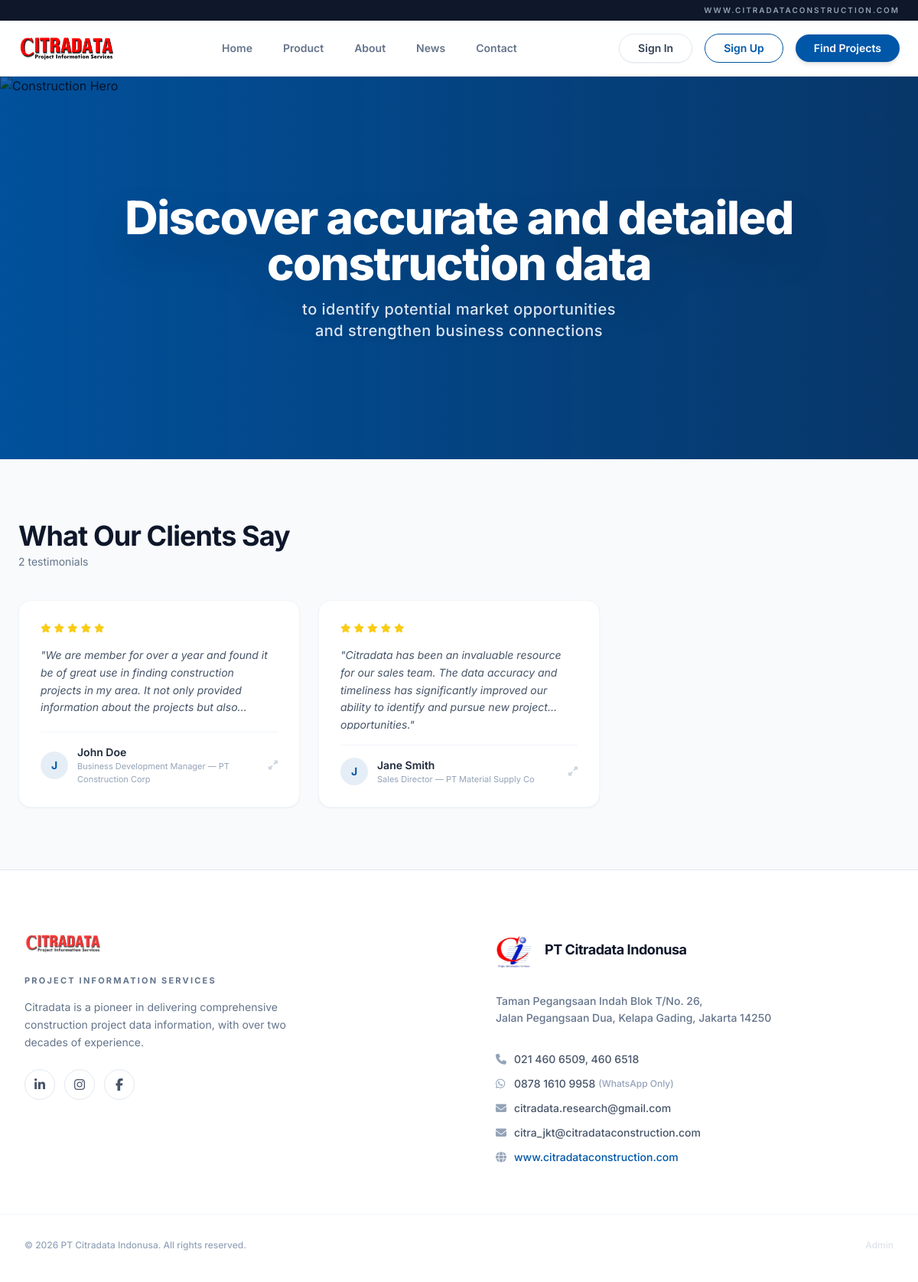
/citradata-php/pages/testimonials.php, run on the app's committed database.
### tables this page shows
CREATE TABLE `testimonials` (
  `id` int UNSIGNED NOT NULL,
  `author_name` varchar(150) NOT NULL,
  `author_role` varchar(150) DEFAULT NULL,
  `company` varchar(150) DEFAULT NULL,
  `content` text NOT NULL,
  `rating` tinyint(1) NOT NULL DEFAULT '5',
  `is_active` tinyint(1) NOT NULL DEFAULT '1',
  `sort_order` int NOT NULL DEFAULT '0',
  `created_at` timestamp NOT NULL DEFAULT CURRENT_TIMESTAMP,
  `updated_at` timestamp NOT NULL DEFAULT CURRENT_TIMESTAMP ON UPDATE CURRENT_TIMESTAMP
);

### citradata-php/includes/functions.php (called while the page is built, shortened)
<?php
function e(string $str): string
{
    return htmlspecialchars($str, ENT_QUOTES, 'UTF-8');
}

### citradata-php/pages/testimonials.php (the view, shortened to what this page needs)
<?php
require_once __DIR__ . '/../includes/functions.php';
try {
    $pdo  = getDbConnection();
    $stmt = $pdo->prepare(
        'SELECT * FROM testimonials WHERE is_active = 1 ORDER BY sort_order ASC, created_at DESC'
    );
    $stmt->execute();
    $all = $stmt->fetchAll();
} catch (Exception $e) {
    $all = [];
}
require __DIR__ . '/../includes/head.php';
?>
<body class="bg-slate-50 text-slate-800 antialiased flex flex-col min-h-screen">
<?php require __DIR__ . '/../includes/nav.php'; ?>
<main class="flex-grow">
    <?php require __DIR__ . '/../includes/hero.php'; ?>
    <section class="py-14 md:py-20">
        <div class="max-w-7xl mx-auto px-4 md:px-6">
            <div class="mb-10">
                <h1 class="text-3xl md:text-4xl font-bold text-slate-900 tracking-tight">What Our Clients Say</h1>
                <p class="text-slate-500 text-sm mt-1"><?php echo count($all); ?> testimonial<?php echo count($all) !== 1 ? 's' : ''; ?></p>
            </div>
            <?php if (!empty($all)): ?>
            <div class="grid sm:grid-cols-2 lg:grid-cols-3 gap-6">
                <?php foreach ($all as $t): ?>
                <div class="testimonial-card bg-white rounded-2xl p-7 border border-slate-100 shadow-sm
                            hover:shadow-lg hover:-translate-y-1 transition-all duration-300 cursor-pointer flex flex-col"
                     data-id="<?php echo $t['id']; ?>"
                     data-name="<?php echo e($t['author_name']); ?>"
                     data-role="<?php echo e($t['author_role'] ?? ''); ?>"
                     data-company="<?php echo e($t['company'] ?? ''); ?>"
                     data-rating="<?php echo (int)$t['rating']; ?>"
                     data-content="<?php echo e($t['content']); ?>">
                    <div class="flex gap-1 mb-4">
                        <?php for ($i = 1; $i <= 5; $i++): ?>
                        <i class="fas fa-star text-xs <?php echo $i <= (int)$t['rating'] ? 'text-yellow-400' : 'text-slate-200'; ?>"></i>
                        <?php endfor; ?>
                    </div>
                    <p class="text-slate-600 text-sm leading-relaxed italic flex-grow line-clamp-4 mb-5">
                        "<?php echo e($t['content']); ?>"
                    </p>
                    <div class="flex items-center gap-3 pt-4 border-t border-slate-100">
                        <div class="w-9 h-9 rounded-full bg-brandBlue/10 flex items-center justify-center text-brandBlue font-bold text-sm shrink-0">
                            <?php echo strtoupper(substr($t['author_name'], 0, 1)); ?>
                        </div>
                        <div>
                            <p class="font-semibold text-slate-800 text-sm"><?php echo e($t['author_name']); ?></p>
                            <p class="text-slate-400 text-[11px]">
                                <?php echo e($t['author_role'] ?? ''); ?>
                                <?php if (!empty($t['company'])): ?> &mdash; <?php echo e($t['company']); ?><?php endif; ?>
                            </p>
                        </div>
                        <i class="fas fa-expand-alt text-slate-300 ml-auto text-xs"></i>
                    </div>
                </div>
                <?php endforeach; ?>
            </div>
            <?php endif; ?>
        </div>
    </section>
</main>
<?php $footerVariant = 'light'; require __DIR__ . '/../includes/footer.php'; ?>
</body>
</html>

### data on the page
testimonials: rating 5 (drawn), content "We are member for over a year and found it be of great use in finding construction projects in my area. It not only provided information about the projects but…", author_name "J", author_name "John Doe", author_role "Business Development Manager", company "PT Construction Corp"
testimonials: rating 5 (drawn), content "Citradata has been an invaluable resource for our sales team. The data accuracy and timeliness has significantly improved our ability to identify and pursue new project opportunities.", author_name "J", author_name "Jane Smith", author_role "Sales Director", company "PT Material Supply Co"

### other printed values
count($all) "2"
